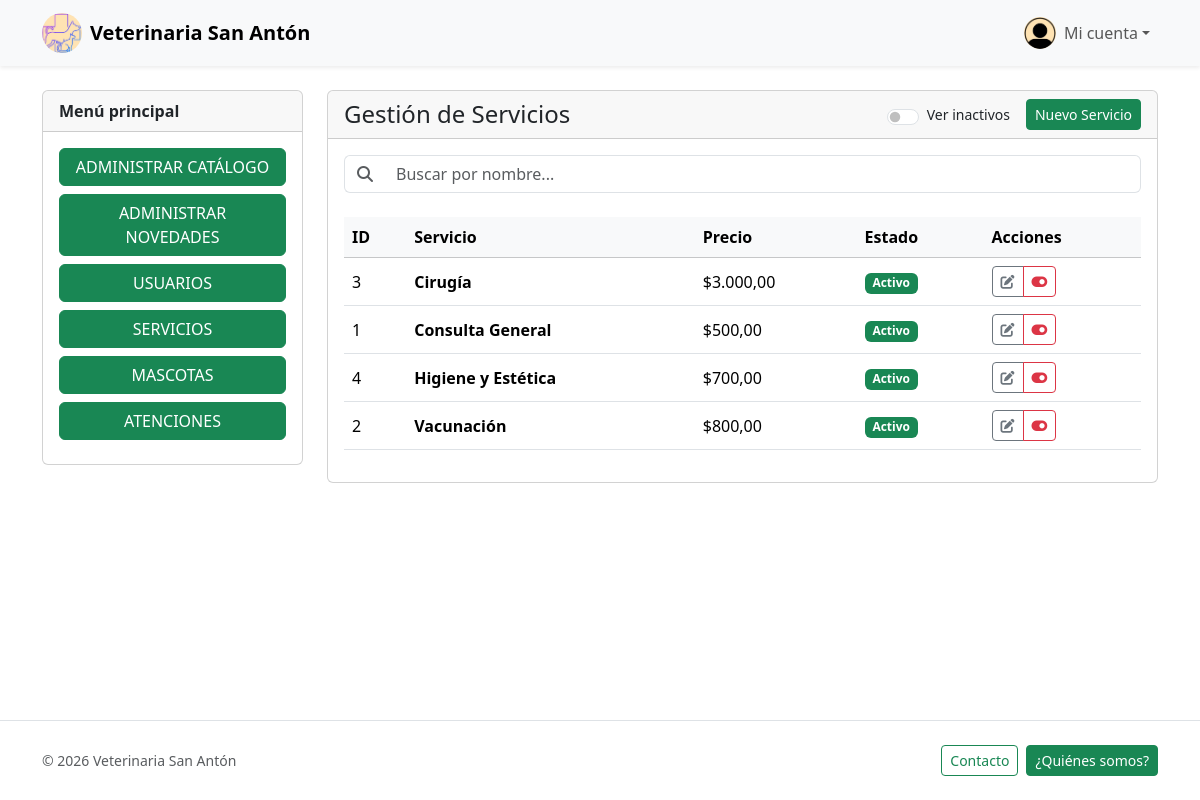
Screenshot of /servicios/index.php (signed in) with the database file from the repository.
### tables this page shows
CREATE TABLE `servicios` (
  `id`     INT(11)        NOT NULL AUTO_INCREMENT,
  `nombre` VARCHAR(150)   NOT NULL,
  `precio` DECIMAL(10, 2) NOT NULL DEFAULT 0.00,
  `activo` TINYINT(1)     NOT NULL DEFAULT 1,
  PRIMARY KEY (`id`)
);

### src/Modules/Servicios/ServicioRepository.php (called while the page is built, shortened)
<?php
class ServicioRepository
{
    public static function getAllPaginated($page, $mostrarInactivos = false)
    {
        $db = DB::getConn();
        $page  = max(1, (int)$page);
        $whereClause = $mostrarInactivos ? '' : 'WHERE activo = 1';
        $total = $db->query("SELECT COUNT(*) as total FROM servicios $whereClause")->fetch_assoc()['total'];
        $totalPages = max(1, (int)ceil($total / self::PAGE_SIZE));
        $page   = min($page, $totalPages);
        $offset = ($page - 1) * self::PAGE_SIZE;
        $limit  = self::PAGE_SIZE;
        $stmt = $db->prepare("SELECT * FROM servicios $whereClause ORDER BY nombre ASC LIMIT ? OFFSET ?");
        $stmt->bind_param("ii", $limit, $offset);
        $stmt->execute();
        $data = $stmt->get_result()->fetch_all(MYSQLI_ASSOC);
        return [
            'data'     => $data,
            'total'    => (int)$total,
            'pages'    => $totalPages,
            'page'     => $page,
            'per_page' => self::PAGE_SIZE,
        ];
    }
}

### src/Modules/Servicios/ServicioService.php (called while the page is built, shortened)
<?php
class ServicioService
{
    public static function getAllPaginated($page, $mostrarInactivos = false)
    {
        return ServicioRepository::getAllPaginated($page, $mostrarInactivos);
    }
}

### public/servicios/index.php (the view, shortened to what this page needs)
<?php
$mostrar_inactivos = isset($_GET['inactivos']) && $_GET['inactivos'] === '1';
$page              = max(1, (int)($_GET['page'] ?? 1));
include_once __DIR__ . "/../../src/Templates/header.php";
$paginacion = ServicioService::getAllPaginated($page, $mostrar_inactivos);
$servicios  = $paginacion['data'];
?>
<div class="container py-4">
    <div class="row g-4">
        <aside class="col-md-4 col-lg-3 d-none d-md-block">
            <div class="card sticky-top" style="top: 1rem;">
                <div class="card-header fw-semibold">Menú principal</div>
                <div class="card-body d-grid gap-2">
                    <?php include_once __DIR__ . "/../../src/Templates/menu_lateral.php"; ?>
                </div>
            </div>
        </aside>
        <div class="col-12 col-md-8 col-lg-9">
            <div class="card">
                <div class="card-header d-flex justify-content-between align-items-center flex-wrap gap-2">
                    <h1 class="h4 mb-0">Gestión de Servicios</h1>
                    <div class="d-flex align-items-center gap-3">
                        <div class="form-check form-switch d-flex align-items-center mb-0">
                            <input class="form-check-input me-2" type="checkbox" id="mostrarInactivos"
                                <?php echo $mostrar_inactivos ? 'checked' : ''; ?>
                                onchange="window.location.href='?inactivos=' + (this.checked ? '1' : '0')">
                            <label class="form-check-label small" for="mostrarInactivos">Ver inactivos</label>
                        </div>
                        <a href="crear.php" class="btn btn-success btn-sm">Nuevo Servicio</a>
                    </div>
                </div>
                <div class="card-body">
                    <div class="input-group mb-4">
                        <span class="input-group-text bg-white border-end-0">
                            <i class="fas fa-search text-muted"></i>
                        </span>
                        <input type="text" id="searchInput" class="form-control border-start-0" placeholder="Buscar por nombre..." autocomplete="off">
                    </div>
                    <div class="table-responsive">
                        <table class="table table-hover align-middle">
                            <thead class="table-light">
                                <tr>
                                    <th>ID</th>
                                    <th>Servicio</th>
                                    <th>Precio</th>
                                    <th>Estado</th>
                                    <th>Acciones</th>
                                </tr>
                            </thead>
                            <tbody id="servicioTableBody">
                                <?php if (empty($servicios)): ?>
                                    <tr>
                                        <td colspan="5" class="text-center py-4 text-muted">No se encontraron servicios registrados.</td>
                                    </tr>
                                <?php else: ?>
                                    <?php foreach ($servicios as $s): ?>
                                        <tr class="<?php echo !$s['activo'] ? 'text-muted' : ''; ?>">
                                            <td><?php echo $s['id']; ?></td>
                                            <td><strong><?php echo htmlspecialchars($s['nombre']); ?></strong></td>
                                            <td>$<?php echo number_format($s['precio'], 2, ',', '.'); ?></td>
                                            <td>
                                                <span class="badge bg-<?php echo $s['activo'] ? 'success' : 'secondary'; ?>">
                                                    <?php echo $s['activo'] ? 'Activo' : 'Inactivo'; ?>
                                                </span>
                                            </td>
                                            <td>
                                                <div class="btn-group btn-group-sm">
                                                    <a href="editar.php?id=<?php echo $s['id']; ?>" class="btn btn-outline-secondary" title="Editar">
                                                        <i class="fas fa-edit"></i>
                                                    </a>
                                                    <?php if ($s['activo']): ?>
                                                        <a href="#"
                                                            class="btn btn-outline-danger"
                                                            onclick="confirmarAccion('¿Está seguro de desactivar este servicio?', function(){ window.location.href='?accion=baja&id=<?php echo $s['id']; ?>&inactivos=<?php echo $mostrar_inactivos ? '1' : '0'; ?>'; }, { titulo: 'Desactivar servicio', btnTexto: 'Desactivar' }); return false;" title="Desactivar">
                                                            <i class="fas fa-toggle-on"></i>
                                                        </a>
                                                    <?php endif; ?>
                                                </div>
                                            </td>
                                        </tr>
                                    <?php endforeach; ?>
                                <?php endif; ?>
                            </tbody>
                        </table>
                    </div>
                </div>
            </div>
        </div>
    </div>
</div>
<?php include_once __DIR__ . "/../../src/Templates/footer.php"; ?>

### public/css/style.css (style rules this page uses)
:root { --brand-green: #198754; }
html, body { height: 100%; }
body { display: flex; flex-direction: column; }

### rows the page displays
servicios: id "3", nombre "Cirugía", precio "3.000,00", activo "Activo"
servicios: id "1", nombre "Consulta General", precio "500,00", activo "Activo"
servicios: id "4", nombre "Higiene y Estética", precio "700,00", activo "Activo"
servicios: id "2", nombre "Vacunación", precio "800,00", activo "Activo"
